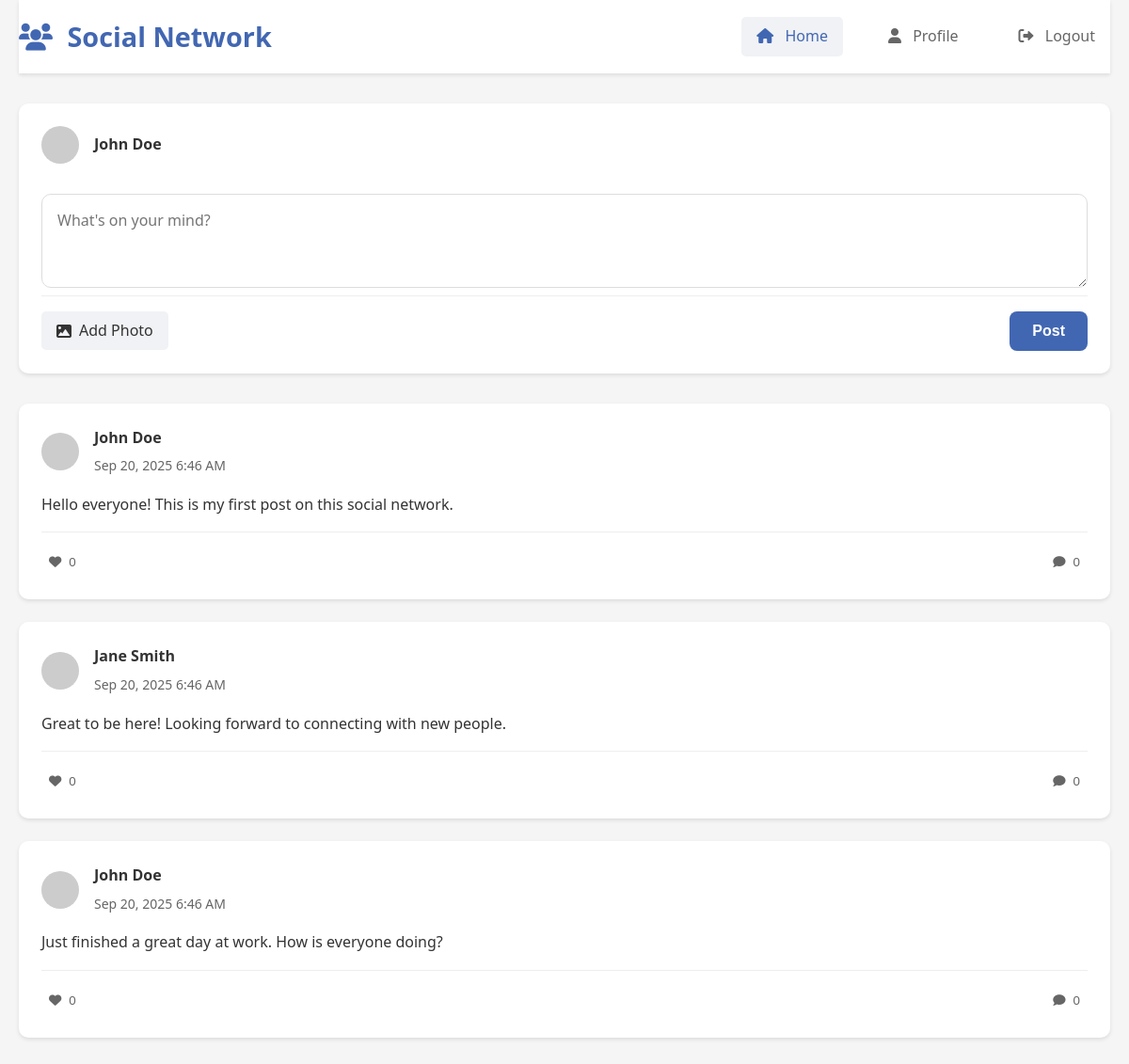
The page / (signed in) on the database its author committed.
### tables this page shows
CREATE TABLE users (
    id INT AUTO_INCREMENT PRIMARY KEY,
    username VARCHAR(50) UNIQUE NOT NULL,
    email VARCHAR(100) UNIQUE NOT NULL,
    password VARCHAR(255) NOT NULL,
    first_name VARCHAR(50) NOT NULL,
    last_name VARCHAR(50) NOT NULL,
    profile_picture VARCHAR(255) DEFAULT NULL,
    bio TEXT DEFAULT NULL,
    created_at TIMESTAMP DEFAULT CURRENT_TIMESTAMP,
    updated_at TIMESTAMP DEFAULT CURRENT_TIMESTAMP ON UPDATE CURRENT_TIMESTAMP
);

CREATE TABLE posts (
    id INT AUTO_INCREMENT PRIMARY KEY,
    user_id INT NOT NULL,
    content TEXT NOT NULL,
    image_path VARCHAR(255) DEFAULT NULL,
    created_at TIMESTAMP DEFAULT CURRENT_TIMESTAMP,
    updated_at TIMESTAMP DEFAULT CURRENT_TIMESTAMP ON UPDATE CURRENT_TIMESTAMP,
    FOREIGN KEY (user_id) REFERENCES users(id) ON DELETE CASCADE
);

### classes/User.php (called while the page is built, shortened)
<?php
require_once 'Database.php';
class User {
    public $conn;
    private $table_name = "users";
    public function __construct() {
        $database = new Database();
        $this->conn = $database->getConnection();
    }
    public function getUserById($id) {
        $query = "SELECT id, username, email, first_name, last_name,
                         profile_picture, bio, created_at
                  FROM " . $this->table_name . "
                  WHERE id = :id";
        $stmt = $this->conn->prepare($query);
        $stmt->bindParam(":id", $id);
        $stmt->execute();
        if($stmt->rowCount() > 0) {
            $row = $stmt->fetch();
            $this->first_name = $row['first_name'];
            $this->last_name = $row['last_name'];
            $this->profile_picture = $row['profile_picture'];
            return true;
        }
        return false;
    }
}
?>

### classes/Database.php (called while the page is built, shortened)
<?php
class Database {
    private $host;
    private $db_name;
    private $username;
    private $password;
    private $isPostgreSQL = false;
    public function __construct() {
        $this->host = $_ENV['DB_HOST'] ?? 'localhost';
        $this->db_name = $_ENV['DB_NAME'] ?? 'social_network';
        $this->username = $_ENV['DB_USER'] ?? 'root';
        $this->password = $_ENV['DB_PASS'] ?? '';
        $this->isPostgreSQL = isset($_ENV['DATABASE_URL']) || (isset($_ENV['DB_HOST']) && strpos($_ENV['DB_HOST'], 'postgres') !== false);
    }
    public function getConnection() {
        $this->conn = null;
        try {
            if ($this->isPostgreSQL) {
                $dsn = "pgsql:host=" . $this->host . ";dbname=" . $this->db_name;
            } else {
                $dsn = "mysql:host=" . $this->host . ";dbname=" . $this->db_name;
            }
            $this->conn = new PDO($dsn, $this->username, $this->password);
            $this->conn->setAttribute(PDO::ATTR_ERRMODE, PDO::ERRMODE_EXCEPTION);
            $this->conn->setAttribute(PDO::ATTR_DEFAULT_FETCH_MODE, PDO::FETCH_ASSOC);
        } catch(PDOException $exception) {
            echo "Connection error: " . $exception->getMessage();
        }
        return $this->conn;
    }
}
?>

### classes/Post.php (called while the page is built, shortened)
<?php
require_once 'Database.php';
class Post {
    private $conn;
    private $table_name = "posts";
    public function __construct() {
        $database = new Database();
        $this->conn = $database->getConnection();
    }
    public function getAllPosts($limit = 20, $offset = 0) {
        $query = "SELECT p.*, u.username as author_username, u.first_name as author_first_name,
                         u.last_name as author_last_name, u.profile_picture as author_profile_picture,
                         COUNT(DISTINCT l.id) as likes_count,
                         COUNT(DISTINCT c.id) as comments_count
                  FROM " . $this->table_name . " p
                  LEFT JOIN users u ON p.user_id = u.id
                  LEFT JOIN likes l ON p.id = l.post_id
                  LEFT JOIN comments c ON p.id = c.post_id
                  GROUP BY p.id
                  ORDER BY p.created_at DESC
                  LIMIT :limit OFFSET :offset";
        $stmt = $this->conn->prepare($query);
        $stmt->bindParam(":limit", $limit, PDO::PARAM_INT);
        $stmt->bindParam(":offset", $offset, PDO::PARAM_INT);
        $stmt->execute();
        return $stmt->fetchAll();
    }
}
?>

### index.php (the view, shortened to what this page needs)
<?php
require_once 'classes/Post.php';
require_once 'classes/User.php';
$post = new Post();
$user = new User();
$user->getUserById($_SESSION['user_id']);
$posts = $post->getAllPosts(20, 0);
?>
<!DOCTYPE html>
<html lang="en">
<head>
    <link rel="stylesheet" href="css/style.css">
    <link href="https://cdnjs.cloudflare.com/ajax/libs/font-awesome/6.0.0/css/all.min.css" rel="stylesheet">
</head>
<body>
    <div class="container">
        <header class="header">
            <div class="header-content">
                <h1><i class="fas fa-users"></i> Social Network</h1>
                <nav class="nav">
                    <a href="index.php" class="nav-link active"><i class="fas fa-home"></i> Home</a>
                    <a href="profile.php" class="nav-link"><i class="fas fa-user"></i> Profile</a>
                    <a href="#" id="logout-btn" class="nav-link"><i class="fas fa-sign-out-alt"></i> Logout</a>
                </nav>
            </div>
        </header>
        <main class="main-content">
            <div class="create-post-section">
                <div class="post-form">
                    <div class="user-info">
                        <img src="<?php echo $user->profile_picture ? 'uploads/profiles/' . $user->profile_picture : 'https://via.placeholder.com/40'; ?>"
                             alt="Profile" class="profile-pic">
                        <span class="user-name"><?php echo htmlspecialchars($user->first_name . ' ' . $user->last_name); ?></span>
                    </div>
                    <form id="create-post-form" enctype="multipart/form-data">
                        <textarea id="post-content" placeholder="What's on your mind?" required></textarea>
                        <div class="post-actions">
                            <label for="post-image" class="file-input-label">
                                <i class="fas fa-image"></i> Add Photo
                            </label>
                            <button type="submit" class="btn btn-primary">Post</button>
                        </div>
                    </form>
                </div>
            </div>
            <div class="posts-feed" id="posts-feed">
                <?php foreach ($posts as $post_data): ?>
                <div class="post" data-post-id="<?php echo $post_data['id']; ?>">
                    <div class="post-header">
                        <img src="<?php echo $post_data['author_profile_picture'] ? 'uploads/profiles/' . $post_data['author_profile_picture'] : 'https://via.placeholder.com/40'; ?>"
                             alt="Profile" class="profile-pic">
                        <div class="post-author">
                            <h3><?php echo htmlspecialchars($post_data['author_first_name'] . ' ' . $post_data['author_last_name']); ?></h3>
                            <span class="post-time"><?php echo date('M j, Y g:i A', strtotime($post_data['created_at'])); ?></span>
                        </div>
                    </div>
                    <div class="post-content">
                        <p><?php echo nl2br(htmlspecialchars($post_data['content'])); ?></p>
                    </div>
                    <div class="post-actions">
                        <button class="like-btn <?php echo isset($post_data['is_liked']) && $post_data['is_liked'] ? 'liked' : ''; ?>"
                                data-post-id="<?php echo $post_data['id']; ?>">
                            <i class="fas fa-heart"></i>
                            <span class="like-count"><?php echo $post_data['likes_count']; ?></span>
                        </button>
                        <button class="comment-btn" data-post-id="<?php echo $post_data['id']; ?>">
                            <i class="fas fa-comment"></i>
                            <span class="comment-count"><?php echo $post_data['comments_count']; ?></span>
                        </button>
                    </div>
                </div>
                <?php endforeach; ?>
            </div>
        </main>
    </div>
</body>
</html>

### css/style.css (style rules this page uses)
* { margin: 0; padding: 0; box-sizing: border-box; }
body { font-family: 'Segoe UI', Tahoma, Geneva, Verdana, sans-serif; background-color: #f5f5f5; color: #333; line-height: 1.6; }
.container { max-width: 1200px; margin: 0 auto; padding: 0 20px; }
.header { background: #fff; box-shadow: 0 2px 4px rgba(0,0,0,0.1); position: sticky; top: 0; z-index: 100; }
.header-content { display: flex; justify-content: space-between; align-items: center; padding: 1rem 0; }
.header h1 { color: #4267B2; font-size: 1.8rem; }
.header h1 i { margin-right: 0.5rem; }
.nav { display: flex; gap: 2rem; }
.nav-link { text-decoration: none; color: #666; font-weight: 500; padding: 0.5rem 1rem; border-radius: 5px; transition: all 0.3s ease; }
.nav-link:hover, .nav-link.active { color: #4267B2; background-color: #f0f2f5; }
.nav-link i { margin-right: 0.5rem; }
.main-content { padding: 2rem 0; }
.create-post-section { background: #fff; border-radius: 10px; padding: 1.5rem; margin-bottom: 2rem; box-shadow: 0 2px 4px rgba(0,0,0,0.1); }
.post-form { display: flex; flex-direction: column; gap: 1rem; }
.user-info { display: flex; align-items: center; gap: 1rem; margin-bottom: 1rem; }
.profile-pic { width: 40px; height: 40px; border-radius: 50%; object-fit: cover; }
.user-name { font-weight: 600; color: #333; }
#post-content { width: 100%; min-height: 100px; padding: 1rem; border: 1px solid #ddd; border-radius: 10px; resize: vertical; font-family: inherit; font-size: 1rem; }
.post-actions { display: flex; justify-content: space-between; align-items: center; }
.file-input-label { display: inline-flex; align-items: center; gap: 0.5rem; padding: 0.5rem 1rem; background: #f0f2f5; border-radius: 5px; cursor: pointer; transition: background-color 0.3s ease; }
.posts-feed { display: flex; flex-direction: column; gap: 1.5rem; }
.post { background: #fff; border-radius: 10px; padding: 1.5rem; box-shadow: 0 2px 4px rgba(0,0,0,0.1); }
.post-header { display: flex; align-items: center; gap: 1rem; margin-bottom: 1rem; }
.post-author h3 { font-size: 1rem; color: #333; margin-bottom: 0.25rem; }
.post-time { font-size: 0.875rem; color: #666; }
.post-content { margin-bottom: 1rem; }
.post-content p { margin-bottom: 1rem; line-height: 1.6; }
.post-actions { display: flex; gap: 2rem; padding-top: 1rem; border-top: 1px solid #eee; }
.like-btn, .comment-btn { display: flex; align-items: center; gap: 0.5rem; background: none; border: none; color: #666; cursor: pointer; padding: 0.5rem; border-radius: 5px; transition: all 0.3s ease; }
.btn { padding: 0.75rem 1.5rem; border: none; border-radius: 8px; font-size: 1rem; font-weight: 600; cursor: pointer; transition: all 0.3s ease; text-decoration: none; display: inline-flex; align-items: center; justify-content: center; gap: 0.5rem; }
.btn-primary { background: #4267B2; color: white; }

### rows shown on the page
users: first_name+last_name "John Doe"
posts: user.last_name "John Doe", created_at "Sep 20, 2025 6:46 AM", content "Hello everyone! This is my first post on this social network.", likes_count "0", comments_count "0"
posts: user.last_name "Jane Smith", created_at "Sep 20, 2025 6:46 AM", content "Great to be here! Looking forward to connecting with new people.", likes_count "0", comments_count "0"
posts: user.last_name "John Doe", created_at "Sep 20, 2025 6:46 AM", content "Just finished a great day at work. How is everyone doing?", likes_count "0", comments_count "0"
